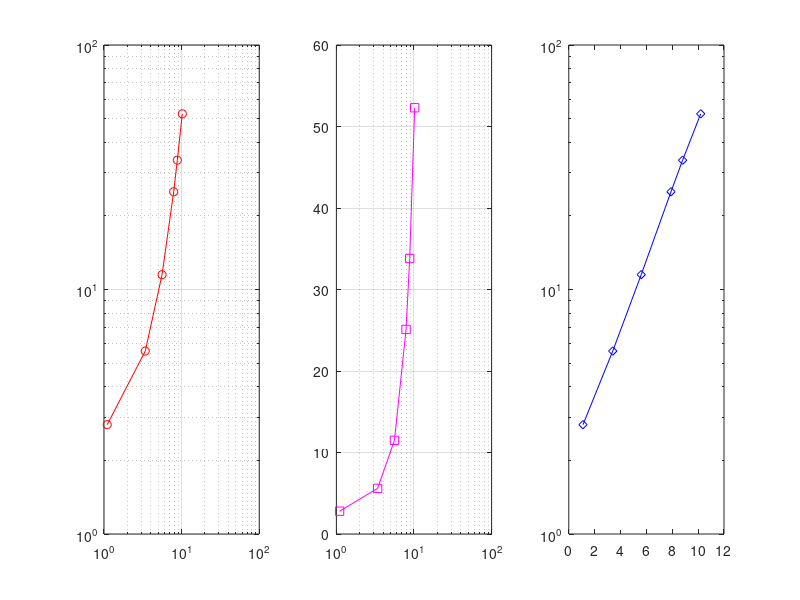

Recreate this plot in MATLAB.
x=[1.1,3.4,5.6,7.9,8.8,10.2];
y=[2.8,5.6,11.5,25.1,33.8,52.3];
figure;
subplot(1,3,1)
loglog(x,y,'ro-');
grid on;
subplot(1,3,2);
semilogx(x,y,'ms-');
grid on;
subplot(1,3,3);
semilogy(x,y,'bd-');